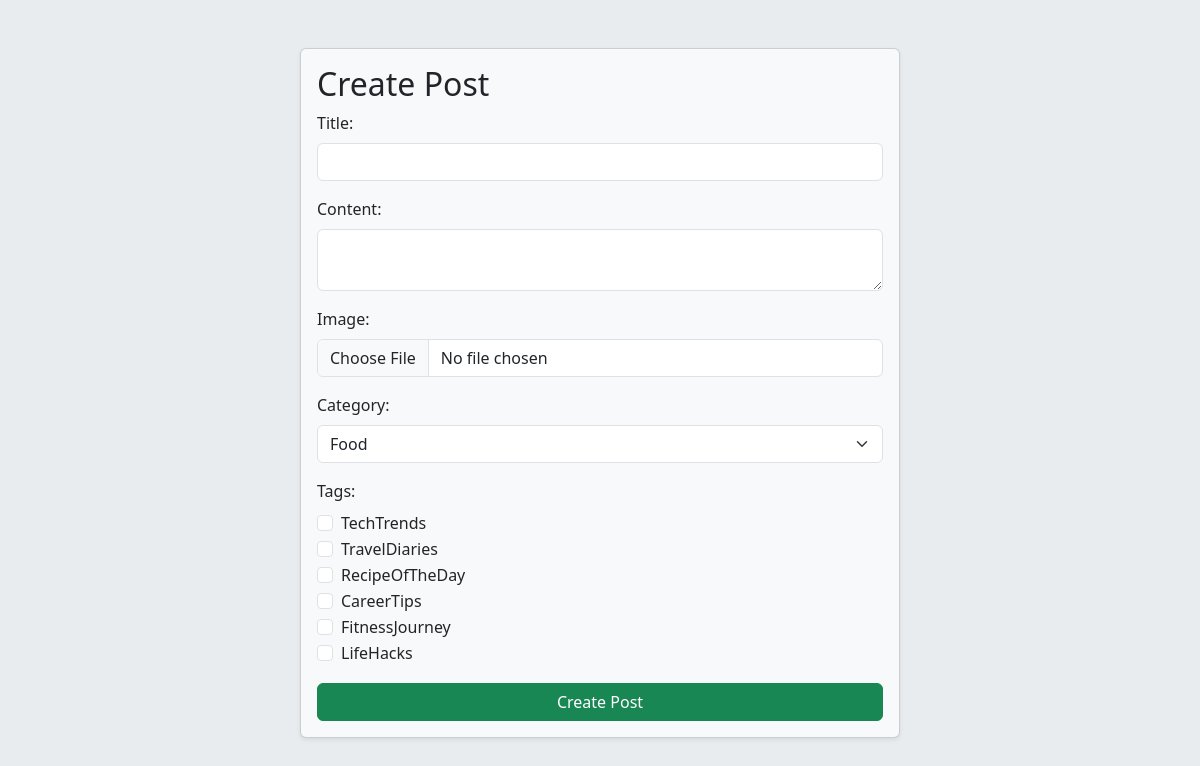
The app's page /post_create/ (signed in) with its own data.
### Post/models.py (models this page shows)
class Tag(models.Model):
    name = models.CharField(max_length=100, unique=True)

### Post/views.py (the view, shortened to what this page needs)
# urls.py: path('post_create/', post_create, name='post_create'),
@login_required
def post_create(request):
    categories = Category.objects.all()
    tags = Tag.objects.all()
    return render(request, 'post/post_create.html', {'category': categories, 'tags': tags})

### templates/post/post_create.html (shortened to what this page needs)
{% extends 'base.html' %}
{% block content %}
    <form method="POST" enctype="multipart/form-data" class="p-3 mx-auto mt-5 w-50 card shadow-sm bg-light rounded">
        <h2>Create Post</h2>
        <div class="mb-3">
            <label class="form-label">Title:</label>
            <input type="text" name="title" class="form-control" required>
        </div>
        <div class="mb-3">
            <label class="form-label">Content:</label>
            <textarea name="content" class="form-control" required></textarea>
        </div>
        <div class="mb-3">
            <label class="form-label">Image:</label>
            <input type="file" name="image" class="form-control" required>
        </div>
        <div class="mb-3">
            <label class="form-label">Category:</label>
            <select name="category" class="form-select" required>
                {% for category in category %}
                    <option value="{{ category.id }}">{{ category.name }}</option>
                {% endfor %}
            </select>
        </div>
        <div class="mb-3">
            <label class="form-label">Tags:</label>
            {% for tag in tags %}
                <div class="form-check">
                    <input class="form-check-input" type="checkbox" name="tags" value="{{ tag.id }}">
                    <label class="form-check-label">{{ tag.name }}</label>
                </div>
            {% endfor %}
        </div>
        <button type="submit" class="btn btn-success">Create Post</button>
    </form>
{% endblock %}

### records on screen
Tag: name "TechTrends"
Tag: name "TravelDiaries"
Tag: name "RecipeOfTheDay"
Tag: name "CareerTips"
Tag: name "FitnessJourney"
Tag: name "LifeHacks"

### other values on screen
form field category "Food"
